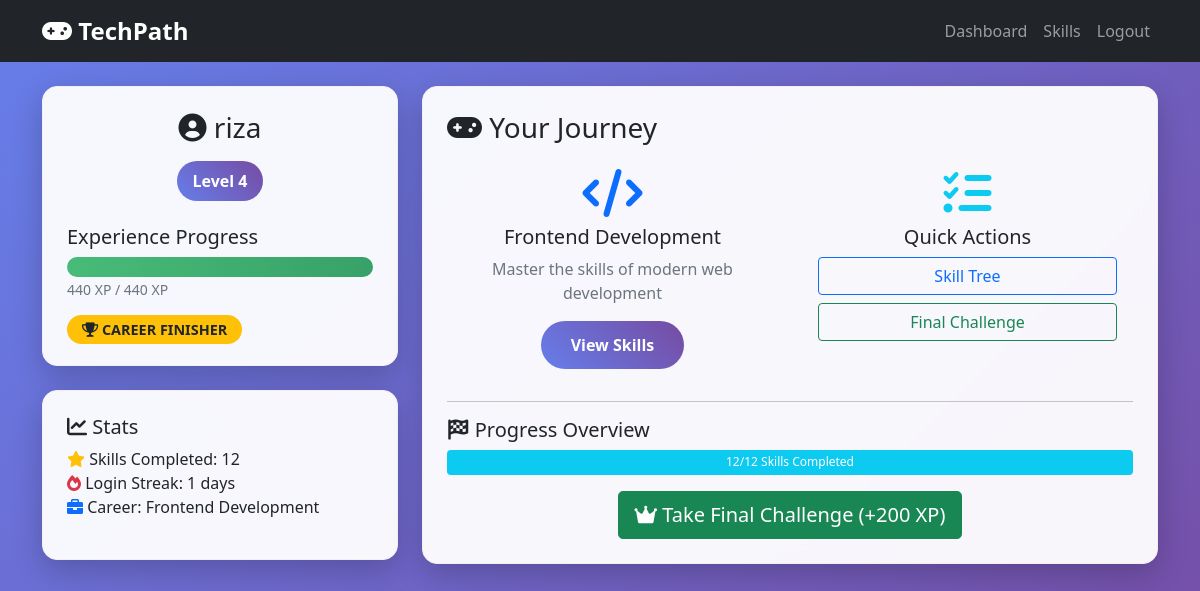
The app's page /dashboard (signed in) with its own data.
### app.py (models this page shows)
class User(db.Model):
    id = db.Column(db.Integer, primary_key=True)
    name = db.Column(db.String(100))
    email = db.Column(db.String(100), unique=True)
    password = db.Column(db.String(100))
    xp = db.Column(db.Integer, default=0)
    level = db.Column(db.Integer, default=1)
    career = db.Column(db.String(100))
    badge = db.Column(db.String(100), default="Starter")
    skills_completed = db.Column(db.Integer, default=0)
    last_login = db.Column(db.DateTime)
    login_streak = db.Column(db.Integer, default=0)
    created_at = db.Column(db.DateTime, default=datetime.utcnow)

### app.py (the view)
@app.route("/dashboard")
def dashboard():
    if "user_id" not in session:
        return redirect("/login")
    user = User.query.get(session["user_id"])
    user.level = calculate_level(user.xp)
    if user.badge == "Career Finisher":
        user_skills = UserSkill.query.filter_by(user_id=user.id).all()
        completed_skills = [us for us in user_skills if us.completed]
        if len(completed_skills) < 8:
            user.badge = "Skill Builder" if user.skills_completed >= 5 else "Starter"
    db.session.commit()
    return render_template("dashboard.html", user=user)

### app.py (called while the page is built)
def calculate_level(xp):
    if xp < 60:
        return 1
    elif xp < 120:
        return 2
    elif xp < 180:
        return 3
    else:
        return 4

### templates/dashboard.html (shortened to what this page needs)
{% extends "base.html" %}
{% block content %}
<div class="row">
    <div class="col-md-4">
        <div class="game-card p-4 mb-4">
            <div class="text-center">
                <h3><i class="fas fa-user-circle"></i> {{ user.name }}</h3>
                <div class="level-badge mt-2">Level {{ user.level }}</div>
            </div>
<div class="mt-4">
    <h5>Experience Progress</h5>
    {% set max_xp = 440 %}
    {% set xp_percentage = (user.xp / max_xp) * 100 %}
    <div class="xp-bar">
        <div class="xp-progress" style="width: {{ xp_percentage }}%"></div>
    </div>
    <small class="text-muted">
        {{ user.xp }} XP / {{ max_xp }} XP
    </small>
</div>
            <div class="mt-3">
                <span class="badge-custom bg-warning">
                    <i class="fas fa-trophy"></i> {{ user.badge }}
                </span>
            </div>
        </div>
        <div class="game-card p-4">
            <h5><i class="fas fa-chart-line"></i> Stats</h5>
            <ul class="list-unstyled">
                <li><i class="fas fa-star text-warning"></i> Skills Completed: {{ user.skills_completed }}</li>
                <li><i class="fas fa-fire text-danger"></i> Login Streak: {{ user.login_streak }} days</li>
                <li><i class="fas fa-briefcase text-primary"></i> Career: {{ user.career or 'Not Chosen' }}</li>
            </ul>
        </div>
    </div>
    <div class="col-md-8">
        <div class="game-card p-4">
            <h3><i class="fas fa-gamepad"></i> Your Journey</h3>
            {% if not user.career %}
                <div class="text-center py-5">
                    <i class="fas fa-compass fa-4x text-muted mb-3"></i>
                    <h4>Choose Your Path</h4>
                    <p class="text-muted">Select a career to begin your skill development journey</p>
                    <a href="{{ url_for('careers') }}" class="btn btn-game btn-lg">Choose Career</a>
                </div>
            {% else %}
                <div class="row">
                    <div class="col-md-6">
                        <div class="text-center p-3">
                            <i class="fas fa-code fa-3x text-primary mb-2"></i>
                            <h5>{{ user.career }}</h5>
                            <p class="text-muted">Master the skills of modern web development</p>
                            <a href="{{ url_for('skills') }}" class="btn btn-game">View Skills</a>
                        </div>
                    </div>
                    <div class="col-md-6">
                        <div class="text-center p-3">
                            <i class="fas fa-tasks fa-3x text-success mb-2"></i>
                            <h5>Quick Actions</h5>
                            <div class="d-grid gap-2">
                                <a href="{{ url_for('skills') }}" class="btn btn-outline-primary">Skill Tree</a>
                                <a href="{{ url_for('final') }}" class="btn btn-outline-success">Final Challenge</a>
                            </div>
                        </div>
                    </div>
                </div>
                <hr>
                <h5><i class="fas fa-flag-checkered"></i> Progress Overview</h5>
                <div class="progress" style="height: 25px;">
                    {% set progress_percentage = (user.skills_completed / 12) * 100 %}
                    <div class="progress-bar bg-success" style="width: {{ progress_percentage }}%">
                        {{ user.skills_completed }}/12 Skills Completed
                    </div>
                </div>
                {% if user.skills_completed >= 12 %}
                    <div class="text-center mt-3">
                        <a href="{{ url_for('final') }}" class="btn btn-success btn-lg">
                            <i class="fas fa-crown"></i> Take Final Challenge (+200 XP)
                        </a>
                    </div>
                {% endif %}
            {% endif %}
        </div>
    </div>
</div>
{% endblock %}

### templates/base.html (style rules this page uses)
:root { --primary-color: #667eea; --secondary-color: #764ba2; --success-color: #48bb78; --warning-color: #f6ad55; --danger-color: #fc8181; --dark-color: #2d3748; --bs-secondary-rgb: 255, 255, 255; --bs-success-rgb: 13, 202, 240; --bs-text-opacity: 1; --bs-bg-opacity: 1; }
body { background: linear-gradient(135deg, #667eea 0%, #764ba2 100%); min-height: 100vh; font-family: 'Segoe UI', Tahoma, Geneva, Verdana, sans-serif; }
.game-card { background: rgba(255, 255, 255, 0.95); border-radius: 15px; box-shadow: 0 10px 30px rgba(0, 0, 0, 0.2); backdrop-filter: blur(10px); border: 1px solid rgb(244, 239, 239); }
.level-badge { background: linear-gradient(45deg, var(--primary-color), var(--secondary-color)); color: white; padding: 8px 16px; border-radius: 25px; font-weight: bold; display: inline-block; }
.xp-bar { background: #e2e8f0; border-radius: 10px; overflow: hidden; height: 20px; }
.xp-progress { background: linear-gradient(90deg, var(--success-color), #38a169); height: 100%; transition: width 0.5s ease; }
.badge-custom { padding: 5px 15px; border-radius: 20px; font-size: 0.9rem; font-weight: bold; text-transform: uppercase; }
.btn-game { background: linear-gradient(45deg, var(--primary-color), var(--secondary-color)); color: white; border: none; padding: 12px 30px; border-radius: 25px; font-weight: bold; transition: all 0.3s ease; }
.bg-success { background-color: rgba(var(--bs-success-rgb), var(--bs-bg-opacity)) !important; }

### records on screen
User: name "riza", level "4", xp "440", badge "CAREER FINISHER", skills_completed "12", login_streak "1", career "Frontend Development"

### other values on screen
{{ max_xp }} "440"
